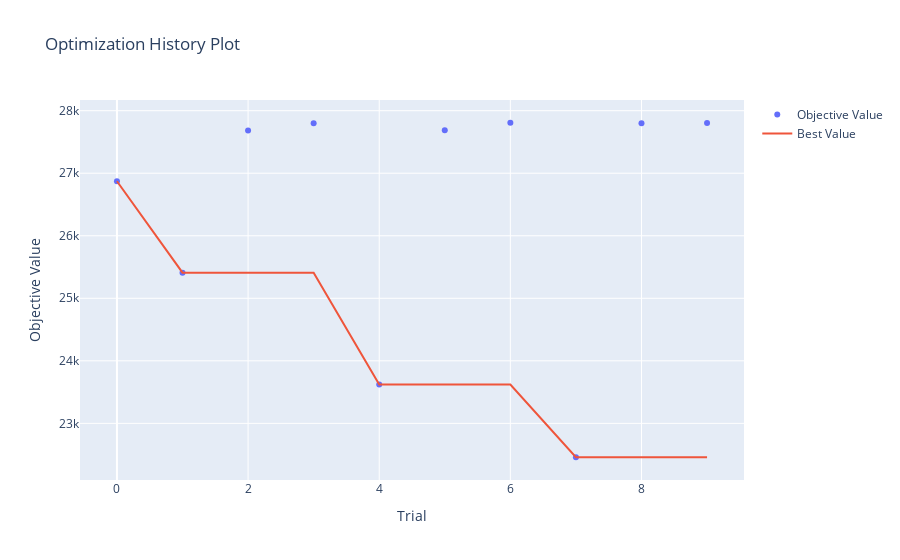

The notebook cell saved with this chart:
### Code cell
# Plot the optimization history
optuna.visualization.plot_optimization_history(study)

### Figure 1 — Plotly figure (JSON) as saved in the notebook; plotly's stock layout.template omitted (floating-point values rounded to 4 significant figures)
{"data": [{"mode": "markers", "name": "Objective Value", "type": "scatter", "x": [0, 1, 2, 3, 4, 5, 6, 7, 8, 9], "y": [26870.0, 25410.0, 27680.0, 27800.0, 23620.0, 27690.0, 27810.0, 22460.0, 27800.0, 27800.0]}, {"mode": "lines", "name": "Best Value", "type": "scatter", "x": [0, 1, 2, 3, 4, 5, 6, 7, 8, 9], "y": [26870.0, 25410.0, 25410.0, 25410.0, 23620.0, 23620.0, 23620.0, 22460.0, 22460.0, 22460.0]}, {"marker": {"color": "#cccccc"}, "mode": "markers", "name": "Infeasible Trial", "showlegend": false, "type": "scatter", "x": [], "y": []}], "layout": {"title": {"text": "Optimization History Plot"}, "xaxis": {"title": {"text": "Trial"}}, "yaxis": {"title": {"text": "Objective Value"}}}}
